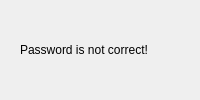
<?xml version="1.0" encoding="UTF-8"?>
<ui version="4.0">
 <class>WrongPassword</class>
 <widget class="QWidget" name="WrongPassword">
  <property name="geometry">
   <rect>
    <x>0</x>
    <y>0</y>
    <width>200</width>
    <height>100</height>
   </rect>
  </property>
  <property name="windowTitle">
   <string>Form</string>
  </property>
  <widget class="QWidget" name="widget" native="true">
   <property name="geometry">
    <rect>
     <x>0</x>
     <y>30</y>
     <width>201</width>
     <height>41</height>
    </rect>
   </property>
   <widget class="QLabel" name="label">
    <property name="geometry">
     <rect>
      <x>20</x>
      <y>10</y>
      <width>201</width>
      <height>20</height>
     </rect>
    </property>
    <property name="text">
     <string>Password is not correct!</string>
    </property>
   </widget>
  </widget>
 </widget>
 <resources/>
 <connections/>
</ui>
